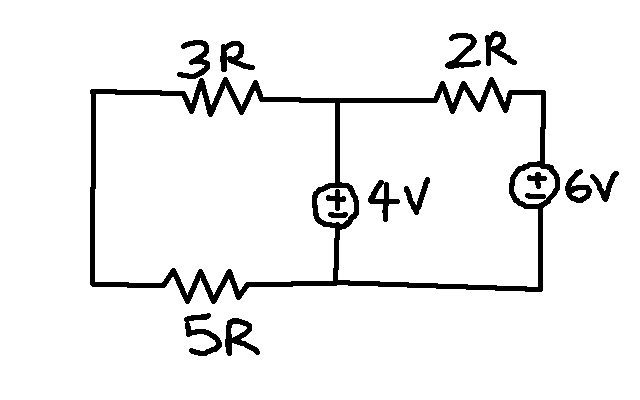
//> input picture circuit.png, 640 x 400 px
$ ./homography_ex ../circuit.png ../circuit.png   (built with g++ and OpenCV 4)
//> lines starting //> are read from the running program, lines starting //| are printed output that depends on the picture; after the words box and inside, x2 and y2 are one past the last pixel; in counts of white or black regions, pixels touching at a corner belong together
#include "elements.h"

#include "opencv2/imgproc/imgproc_c.h"
#include "opencv2/imgproc/imgproc.hpp"
#include <stdio.h>
#include <iostream>
#include "opencv2/core/core.hpp"
#include "opencv2/features2d/features2d.hpp"
#include "opencv2/highgui/highgui.hpp"
#include "opencv2/calib3d/calib3d.hpp"
#include "opencv2/nonfree/nonfree.hpp"

using namespace cv;

void readme();

/** @function main */
int main( int argc, char** argv )
{
	if( argc != 3 )
	{ readme(); return -1; }

	Mat img_object_temp = imread( argv[1], CV_LOAD_IMAGE_GRAYSCALE );
//> img_object_temp: 400 rows x 640 cols, CV_8UC1; 93.9% white; 14 black regions, largest, box (x1, y1, x2, y2) and area: (90, 77, 560, 304) 10371, (184, 313, 222, 356) 580, (225, 318, 260, 356) 580
	Mat img_scene = imread( argv[2], CV_LOAD_IMAGE_GRAYSCALE );

	Size size =img_scene.size();;//the dst image size,e.g.100x100
//> size = Size(640, 400)
	Mat img_object;//dst image
	resize(img_object_temp,img_object,size);//resize image

	size = Size(11,11);
	GaussianBlur( img_scene, img_scene, size, 11, 11);
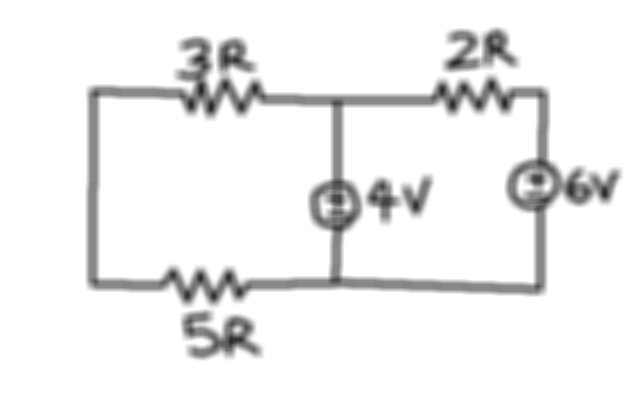
//> img_scene: 400 rows x 640 cols, CV_8UC1; min 33, max 255, mean 239.5
	size = Size(51,51);
	GaussianBlur( img_object, img_object, size, 11, 11);
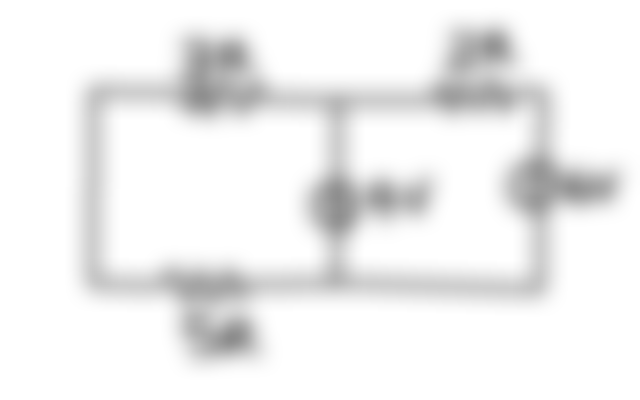
//> img_object: 400 rows x 640 cols, CV_8UC1; min 140, max 255, mean 239.6


	if( !img_object.data || !img_scene.data )
	{ std::cout<< " --(!) Error reading images " << std::endl; return -1; }

	//-- Step 1: Detect the keypoints using SURF Detector
	int minHessian = 400;

//> (the run ends here: the program needs code that is not available in this run, at `SurfFeatureDetector detector( minHessian );`)
